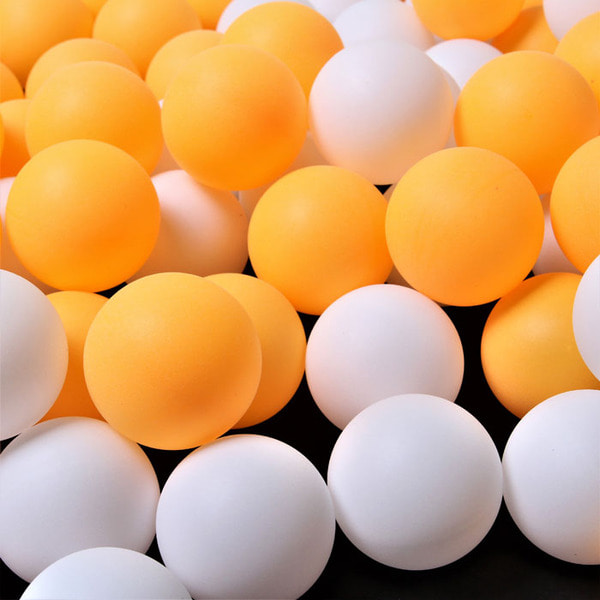
//> input picture img/pingpong.jpg, 600 x 600 px, given in place of the camera
$ ./kalman_filter   (built with g++ and OpenCV 4)
//> lines starting //> are read from the running program, lines starting //| are printed output that depends on the picture; after the words box and inside, x2 and y2 are one past the last pixel; in counts of white or black regions, pixels touching at a corner belong together
### src/constants.hpp
//
// Created by 임정훈 on 25. 6. 29.
//

#ifndef CONSTANTS_HPP
#define CONSTANTS_HPP

#include <opencv2/opencv.hpp>

// Environment
constexpr float GRAVITY = 981;  // 중력 가속도 (cm/s^2)

// Table Constants (cm)
constexpr float TABLE_X_SIZE = 152.5;
constexpr float TABLE_Y_SIZE = 274;
constexpr float TABLE_Z_SIZE = 100;
constexpr float TABLE_NET_HEIGHT = 15.25;
constexpr float TABLE_BOUNCE_COEFFICIENT = 0.8;

// Orange Ball Colors
const cv::Scalar ORANGE_MIN = cv::Scalar(12, 140, 160);  // HSV
const cv::Scalar ORANGE_MAX = cv::Scalar(20, 255, 255);  // HSV

// Camera Control
constexpr int CAMERA_WIDTH = 1920;
constexpr int CAMERA_HEIGHT = 1080;

// Camera Matrix
const cv::Mat CAMERA_MATRIX =
    (cv::Mat_<double>(3, 3) << 800, 0, 320, 0, 800, 240, 0, 0, 1);

// Camera Extrinsic Parameters
const cv::Mat CAMERA_ROTATION = cv::Mat::eye(3, 3, CV_64F);
const cv::Mat CAMERA_TRANSLATION = (cv::Mat_<double>(3, 1) << 0, 0, 2);

// Target Plane Height (예: 지면은 0m)
constexpr double TARGET_PLANE_Z = 0.0;

// Falling Test Params
constexpr double TARGET_FRAME_WIDTH = 640;
constexpr double TARGET_FRAME_HEIGHT = 480;
constexpr double TARGET_FPS = 120;
constexpr double CONTOUR_AREA_MIN = 100;
constexpr double CIRCULARITY_MIN = 0.5;
constexpr double RADIUS_MIN = 7;
constexpr double TOUCHED_MIN = 225;
constexpr double TOUCHED_MAX = 243;
constexpr int TRAILS_SIZE = 30;

#endif  // CONSTANTS_HPP

### test/opencv/tracking/kalman_filter.cpp
#include "../../../src/constants.hpp"

#include <iostream>
#include <opencv2/opencv.hpp>
#include <vector>

int main() {
  cv::VideoCapture cap(0);
  if (!cap.isOpened()) {
    std::cerr << "Can't open camera\n";
    return -1;
  }

  // Kalman Filter 초기화
  cv::KalmanFilter kf(4, 2, 0); // [x, y, vx, vy] 상태 / [x, y] 관측
  kf.transitionMatrix =
      (cv::Mat_<float>(4, 4) << 1, 0, 1, 0, 0, 1, 0, 1, 0, 0, 1, 0, 0, 0, 0, 1);

  cv::setIdentity(kf.measurementMatrix);
  cv::setIdentity(kf.processNoiseCov, cv::Scalar::all(1e-4));
  cv::setIdentity(kf.measurementNoiseCov, cv::Scalar::all(1e-1));
  cv::setIdentity(kf.errorCovPost, cv::Scalar::all(1));

  cv::Mat state(4, 1, CV_32F);       // [x, y, vx, vy]
  cv::Mat measurement(2, 1, CV_32F); // [x, y]
  measurement.setTo(cv::Scalar(0));

  bool initialized = false;

  while (true) {
    cv::Mat frame;
    cap >> frame;
//> frame is the input picture: 600 rows x 600 cols, CV_8UC3; mean B, G, R 107.7, 163, 215.1

    // HSV 변환 및 오렌지색 마스크
    cv::Mat hsv, mask;
    cv::cvtColor(frame, hsv, cv::COLOR_BGR2HSV);
//> hsv: 600 rows x 600 cols, CV_8UC3; mean H, S, V 54.1, 128.6, 216.8

    cv::inRange(hsv, ORANGE_MIN, ORANGE_MAX, mask);
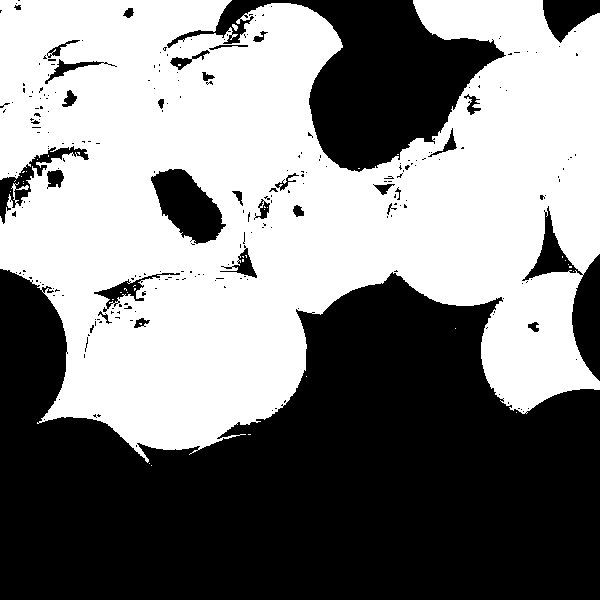
//> mask: 600 rows x 600 cols, CV_8UC1; 51.3% white; 254 black regions (221 under 20 px)

    // Contour 추출
    std::vector<std::vector<cv::Point>> contours;
    cv::findContours(mask, contours, cv::RETR_EXTERNAL,
                     cv::CHAIN_APPROX_SIMPLE);
//> contours = 20 contours, 19 with area under 20; largest, box (x1, y1, x2, y2) and area: (0, 0, 600, 463) 191817

    cv::Point2f best_center;
    bool found = false;

    for (const auto &c : contours) {
      double area = cv::contourArea(c);
      double perimeter = cv::arcLength(c, true);
      if (perimeter == 0)
        continue;

      double circularity = 4 * CV_PI * area / (perimeter * perimeter);
//> (the run ends here: the program needs code that is not available in this run, at `if (std::abs(CIRCULARITY_PERFECT - circularity) >= 0.6)`)

$ run again, on img/chess0orange.png
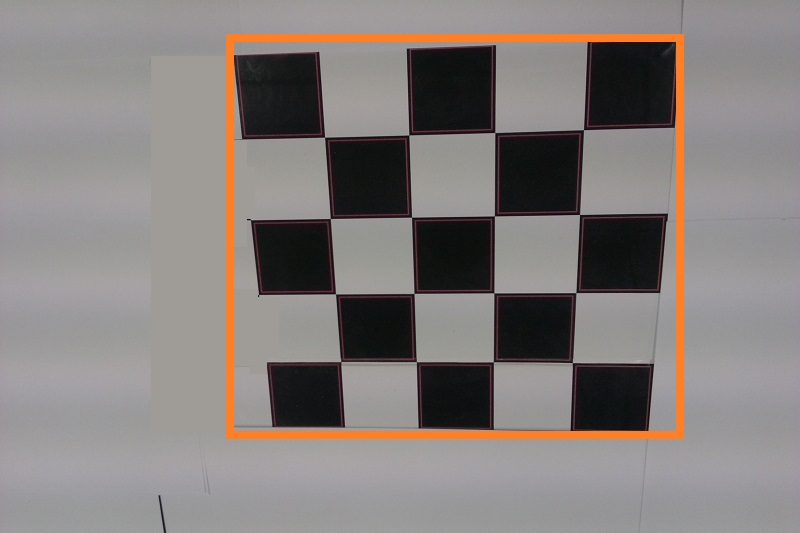
//> input picture img/chess0orange.png, 800 x 533 px, given in place of the camera
//> frame is the input picture: 533 rows x 800 cols, CV_8UC3; mean B, G, R 124.5, 126.9, 133.2
//> hsv: 533 rows x 800 cols, CV_8UC3; mean H, S, V 85.8, 22.4, 134
//> `cv::inRange(hsv, ORANGE_MIN, ORANGE_MAX, mask);`:
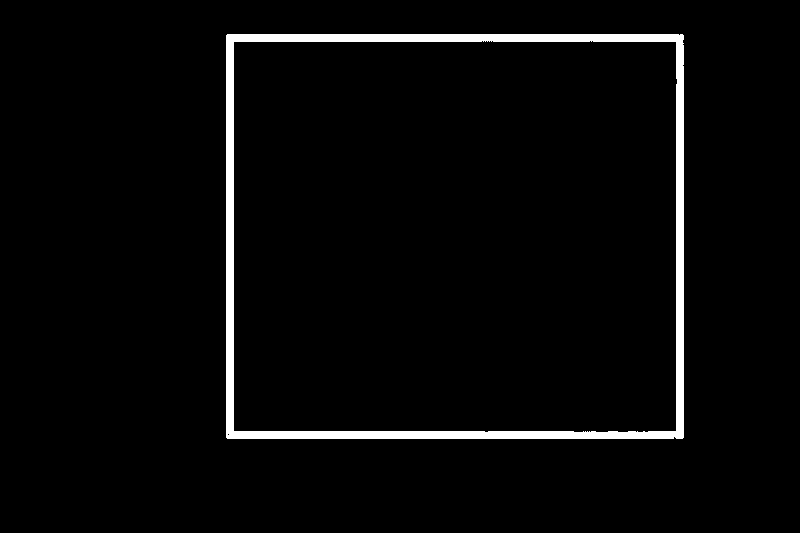
//> mask: 533 rows x 800 cols, CV_8UC1; 3.2% white; 1 white region
//> contours = 1 contour; box (x1, y1, x2, y2) and area: (226, 34, 684, 439) 184616
